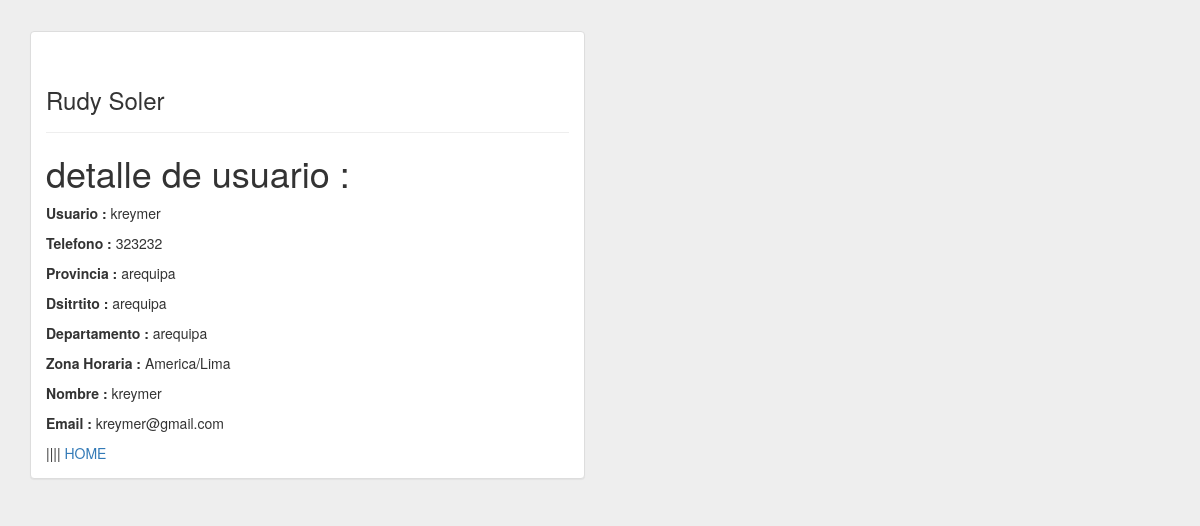
The page /detalle6 on the database its author committed.
### usuarioperfil/models.py (models this page shows, shortened)
class Userprofile(models.Model):
    useri = models.OneToOneField(User)
    telefono = models.PositiveIntegerField()
    provincia = models.CharField(max_length = 50)
    distrito = models.CharField(max_length = 50)
    departamento = models.CharField(max_length = 50)
    zona_horaria = TimeZoneField(default= 'America/Lima')
    class Meta:
        permissions = (
            ('list_app', 'Can view list app'),
            ('view_app', 'Can view app'),
            ('add_app', 'Can add app'),
            ('change_app', 'Can change app'),
            ('delete_app', 'Can delete app'),
        )

### usuarioperfil/views.py (the view)
# urls.py: url(r'^detalle(?P<Userprofile_id>\d+)$', 'usuarioperfil.views.UserDetail', name='detail_user'),
def UserDetail(request, Userprofile_id):
    useri = get_object_or_404(Userprofile, id = Userprofile_id)
    return render(request, 'usuarioperfil/userprofile_detail.html', {'useri':useri})

### templates/usuarioperfil/userprofile_detail.html (shortened to what this page needs)
   <!DOCTYPE html>
<html lang="en">
  <head>
    <link href="http://maxcdn.bootstrapcdn.com/bootstrap/3.2.0/css/bootstrap.min.css" rel="stylesheet">
      </head>
  <body style="background:#eee;">
    <div class="container">
            <p><br/></p>
        <div class="row">
            <div class="col-md-10"></div>
            <div class="col-md-6">
                <div class="panel panel-default">
                    <div class="panel-body">
                            <div class="page-header">
                            <h3>Rudy Soler</h3>
                        </div>
         <h1>detalle de usuario :</h1>
<table>
    <p><strong>Usuario : </strong>{{useri.useri}}</p>
    <p><strong>Telefono : </strong>{{useri.telefono}}</p>
    <p> <strong>Provincia : </strong>{{useri.provincia}}</p>
    <p><strong>Dsitrtito : </strong>{{useri.distrito}}</p>
    <p><strong>Departamento : </strong>{{useri.departamento}}</p>
    <p><strong>Zona Horaria : </strong> {{useri.zona_horaria}}</p>
    <p><strong>Nombre : </strong> {{useri.useri.username}}</p>
    <p><strong>Email : </strong> {{useri.useri.email}}</p>
    <a href="{% url 'home'%}">HOME</a>
</table>
         </div>
                </div>
            </div>
        </div>
    </div>
  </body>
</html>

### rows shown on the page
Userprofile: useri "kreymer", telefono "323232", provincia "arequipa", distrito "arequipa", departamento "arequipa", zona_horaria "America/Lima", useri.username "kreymer", useri.email "kreymer@gmail.com"
